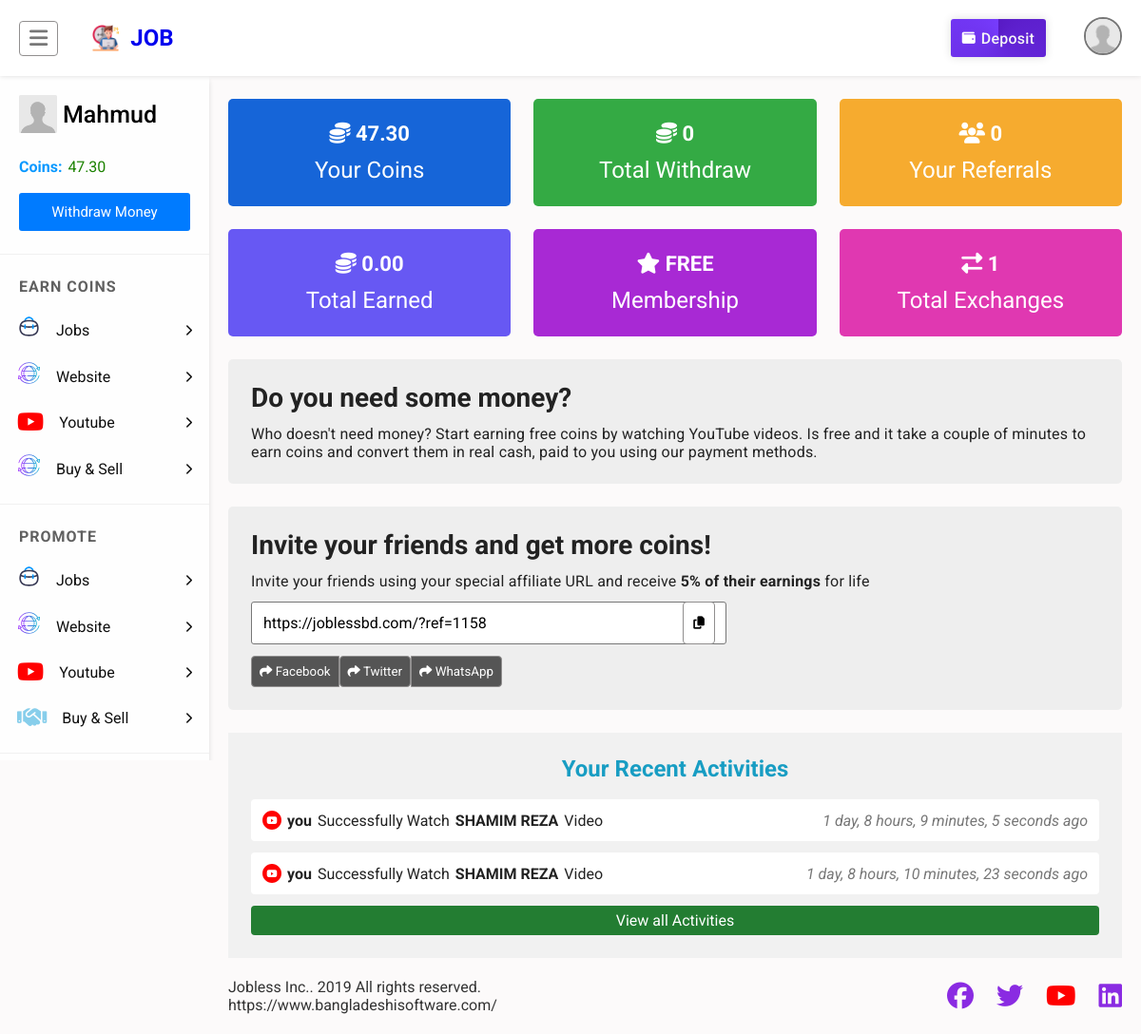
The page / (signed in) on the database its author committed.
### tables this page shows
CREATE TABLE `users` (
  `id` int(11) UNSIGNED NOT NULL,
  `mobile` varchar(55) NOT NULL,
  `fullname` varchar(25) NOT NULL,
  `email` varchar(255) NOT NULL,
  `password` varchar(128) NOT NULL,
  `coins` decimal(10,2) NOT NULL DEFAULT 0.00,
  `image` varchar(999) NOT NULL,
  `totalarn` decimal(10,2) NOT NULL,
  `admin` smallint(3) UNSIGNED NOT NULL DEFAULT 0,
  `country` varchar(255) NOT NULL,
  `address` varchar(999) NOT NULL,
  `city` varchar(500) NOT NULL,
  `zipcod` varchar(50) NOT NULL,
  `datebirth` varchar(55) NOT NULL,
  `facebook` text NOT NULL,
  `twiter` varchar(999) NOT NULL,
  `reg_time` int(11) UNSIGNED NOT NULL DEFAULT 0,
  `last_activity` int(11) UNSIGNED NOT NULL DEFAULT 0,
  `ref` int(11) UNSIGNED NOT NULL DEFAULT 0,
  `reg_ip` varchar(64) NOT NULL DEFAULT '0',
  `log_ip` varchar(64) NOT NULL,
  `activate` varchar(32) NOT NULL DEFAULT '0',
  `disabled` smallint(1) UNSIGNED NOT NULL DEFAULT 0
);

### index.php (the view, shortened to what the rows shown need)
<?php
	require_once"common/sidebar.php";
 ?>
<div class="content">
    <div class="container">
        <div class="home">
            <div class="boxes">
                <div class="box">
                    <div class="value_area">
                        <span class="value_area_icon">
                            <i class="fa-solid fa-coins"></i></span>
                        <span class="value"><?php if($is_online){ echo($data['coins']); }else{ echo "00.00";} ?></span>
                    </div>
                </div>
                            <?php
                            if($is_online){
                                $myref=$ses_id+100;
                                $w=_getAllData($db,"SELECT * FROM `users` WHERE ref='$myref'");
                             }else{ echo "0";} ?>
                <div class="box">
                    <div class="value_area">
                        <span class="value_area_icon">
                            <i class="fa-solid fa-coins"></i>
                        </span>
                        <span class="value">
                            <?php if($is_online){ echo $data['totalarn'];}else{ echo "00.00";} ?>
                        </span>
                    </div>
                </div>
            </div>
            <div class="description">
                <div class="copy_refarrel">
                    <input type="text"
                        value="<?php echo $ref=$config['site_url'];?>/?ref=<?php if($is_online){ echo $data['id']+100;}else{ echo "Your Refarel id";} ?>"
                        id="copy_refarrel_input" />
                    <button id="copy_btn">
                        <i class="fa-solid fa-copy"></i>
                    </button>
                </div>
            </div>
        </div>
    </div>
    <?php include"common/footer.php"; ?>

### common/sidebar.php (shortened to what the rows shown need)
<?php
	require_once"header.php";
?>
<main class="content_wrapper">
    <div class="sidebar_nav transparent_scrollbar">
        <div class="sidebar_nav_container">
            <ul class="sidebar_user_info">
                <div class="user_info_wrapper">
                    <div class="user_details">
                        <h6 class="username">
                            <?php if($is_online){echo $data['fullname'];}else{ echo ' <span class="login_btn show_fsp" data-ref="login">Please Login</span>'; }?>
                        </h6>
                    </div>
                </div>
                <div class="coins">
                    <b>Coins:</b>
                    <span><?php echo $data['coins']?></span>
                </div>
            </ul>
        </div>
    </div>

### rows shown on the page
users: fullname "Mahmud", coins "47.30", totalarn "0.00", id "https://joblessbd.com/?ref=1158"

### other values the page prints
$config['site_name'] "JOB"
$am "0"
count($withdraw) "1"
$config['refarel_comition'] "5"
$activiti['middle_name'] "Successfully Watch"
$activiti['clint_name'] "SHAMIM REZA"
$activiti['last_name'] "Video"
time_ago($activiti['tim'], true) "1 day, 8 hours, 9 minutes, 5 seconds ago"
time_ago($activiti['tim'], true) "1 day, 8 hours, 10 minutes, 23 seconds ago"
$config['foder'] "Jobless Inc.. 2019 All rights reserved. https://www.bangladeshisoftware.com/"
